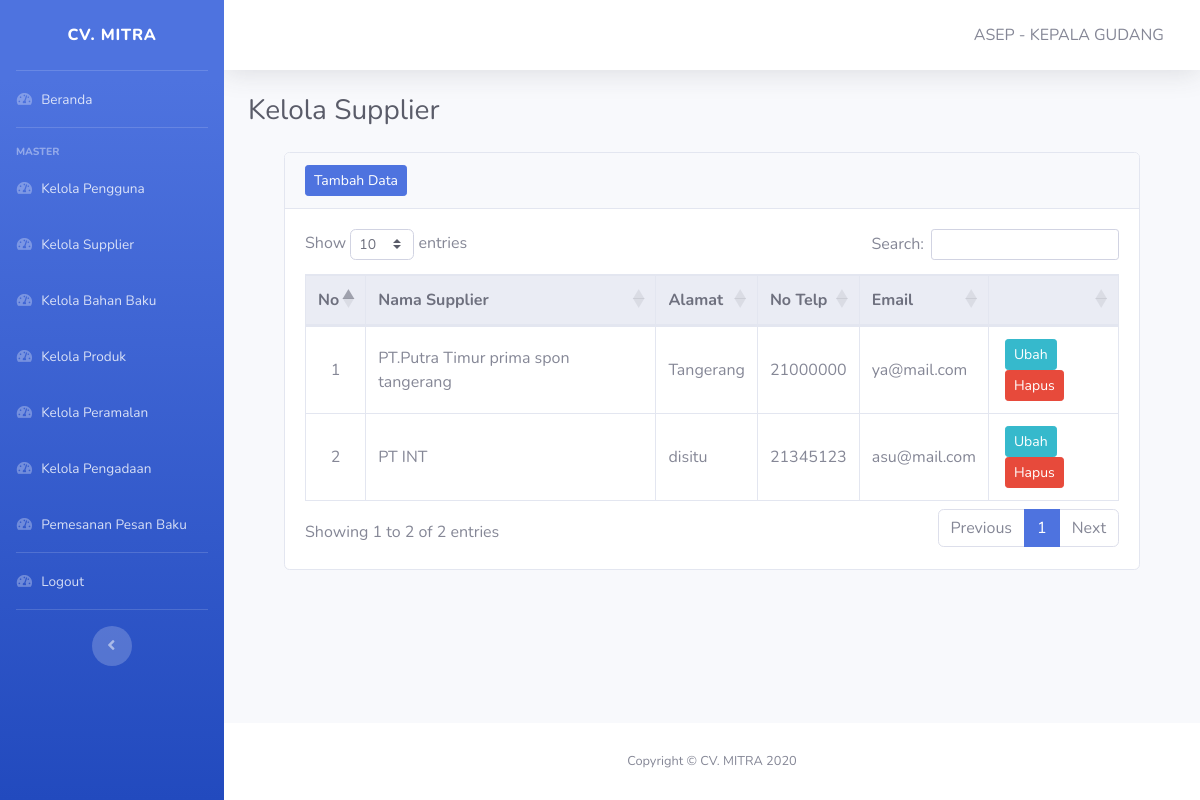
The app's page /pages/admin/kelola-supplier.php (signed in), older data.
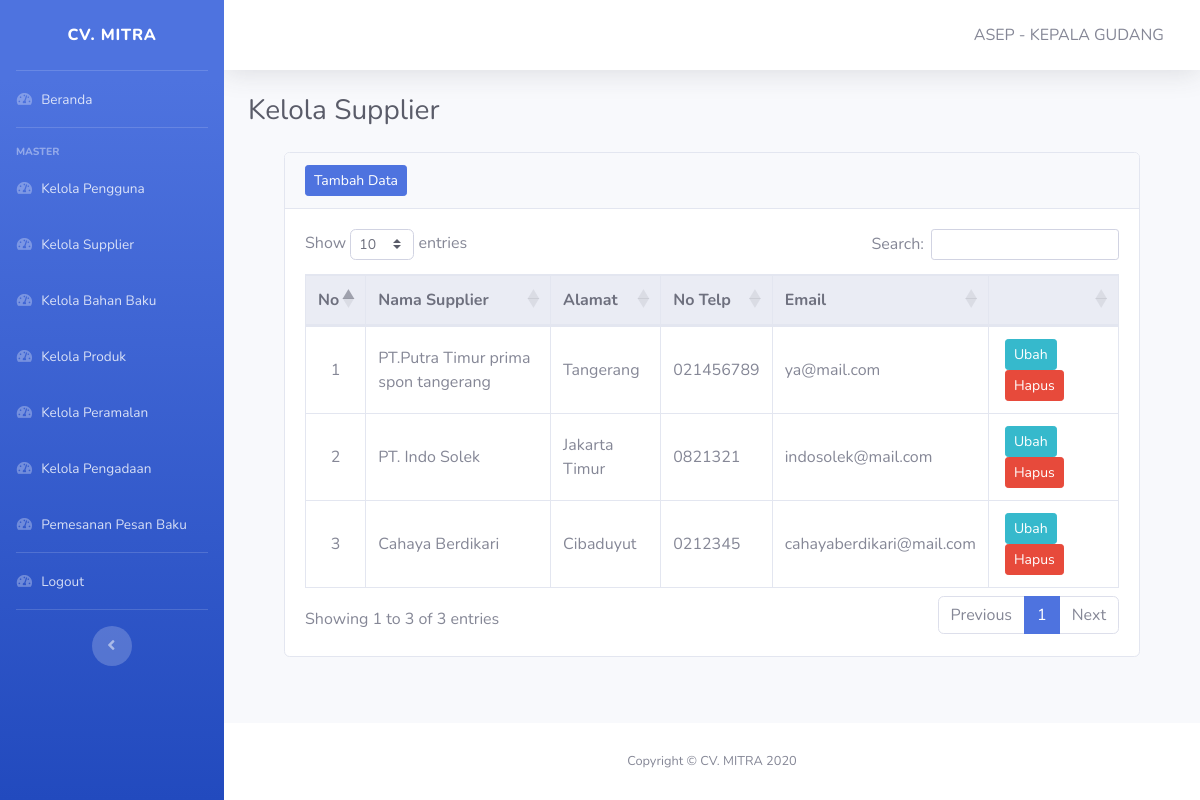
The same page, newer data.
### tables this page shows
CREATE TABLE IF NOT EXISTS `supplier` (
  `id_supplier` int(11) NOT NULL AUTO_INCREMENT,
  `nama_supplier` varchar(40) NOT NULL,
  `alamat_supplier` varchar(50) NOT NULL,
  `no_telp` varchar(50) NOT NULL DEFAULT '',
  `email` text NOT NULL,
  PRIMARY KEY (`id_supplier`)
);

### pages/admin/kelola-supplier.php (the view, shortened to what this page needs)
<!DOCTYPE html>
<html lang="en">
<head>
    <?php include '../../layout/header.php' ?>
</head>
<body id="page-top">
    <div id="wrapper">
        <?php include '../../layout/sidebar-admin.php' ?>
        <div id="content-wrapper" class="d-flex flex-column">
            <div id="content">
                <?php include '../../layout/topbar.php' ?>
                <div class="container-fluid">
                    <div class="d-sm-flex align-items-center justify-content-between mb-4">
                        <h1 class="h3 mb-0 text-gray-800">Kelola Supplier</h1>
                    </div>
                    <div class="container row-12">
                        <div class="col">
                            <div class="card mb-5">
                                <div class="card-header">
                                    <div class="nav-item">
                                        <a href="tambah-supplier.php" class="btn btn-sm btn-primary">Tambah Data</a>
                                    </div>
                                </div>
                                <div class="card-body">
                                    <table class="table table-responsive-lg table-hover table-bordered" id="Table">
                                        <thead class="thead-light text-center">
                                            <tr>
                                                <th width=6%>No</th>
                                                <th>Nama Supplier</th>
                                                <th>Alamat</th>
                                                <th>No Telp</th>
                                                <th>Email</th>
                                                <th width=16%></th>
                                            </tr>
                                        </thead>
                                        <tbody>
                                            <?php
                                            include "../../koneksi.php";
                                            $no = 1;
                                            $data = mysqli_query($koneksi, "SELECT * FROM supplier");
                                            if (!$data) {
                                                ?>
                                                <tr>
                                                    <td colspan="7" class="text-center font-weight-bold">Data Kosong</td>
                                                </tr>
                                                <?php
                                                } else {
                                                    while ($item = mysqli_fetch_array($data)) {
                                                        ?>
                                                    <tr>
                                                        <td class="text-center align-middle"><?php echo $no++; ?></td>
                                                        <td class="align-middle"><?php echo $item['nama_supplier']; ?></td>
                                                        <td class="align-middle"><?php echo $item['alamat_supplier']; ?></td>
                                                        <td class="align-middle"><?php echo $item['no_telp']; ?></td>
                                                        <td class="align-middle"><?php echo $item['email']; ?></td>
                                                        <td class="text-center">
                                                            <a href="ubah-supplier.php?id=<?php echo $item['id_supplier'] ?>" class="btn btn-info btn-sm mx-1 float-left">Ubah</a>
                                                            <form action="hapus-supplier.php?id=<?php echo $item['id_supplier'] ?>" method="post">
                                                                <button type="submit" class="btn btn-danger btn-sm mx-1 float-left">Hapus</button>
                                                            </form>
                                                        </td>
                                                    </tr>
                                            <?php
                                                }
                                            }
                                            ?>
                                        </tbody>
                                    </table>
                                </div>
                            </div>
                        </div>
                    </div>
                </div>
            </div>
            <?php include '../../layout/footer.php' ?>
        </div>
    </div>
</body>
</html>

Row changes from the older to the newer data that the page shows:
changed supplier "PT.Putra Timur prima spon tangerang": no_telp "21000000" → "021456789"
changed supplier: nama_supplier "PT INT" → "PT. Indo Solek"; alamat_supplier "disitu" → "Jakarta Timur"; no_telp "21345123" → "0821321"; email "asu@mail.com" → "indosolek@mail.com"
added supplier: nama_supplier "Cahaya Berdikari", alamat_supplier "Cibaduyut", no_telp "0212345", email "cahayaberdikari@mail.com"
Text that changed along with them:
text written by a page script: "Show entries Search: Showing 1 to 2 of 2 entries Previous 1 Next" → "Show entries Search: Showing 1 to 3 of 3 entries Previous 1 Next"
